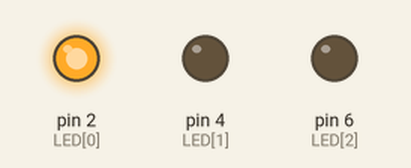
Simulated run of this sketch. Board: Arduino Uno, built with avr-gcc and run on an emulated ATmega328P. Parts: output pins drawn as LEDs (lit = HIGH).

Above: at 0.2 s.
At 1.15 s:
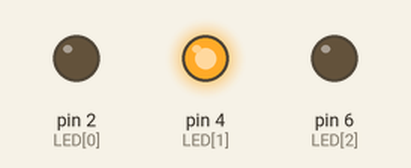
At 1.8 s:
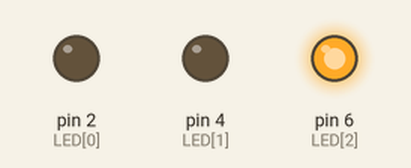
At 4.9 s:
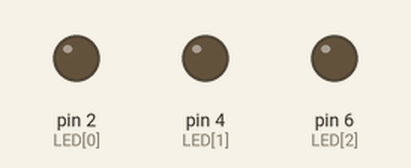
Timing chart, 0 to 6.0 s (numbered marks = the images above):
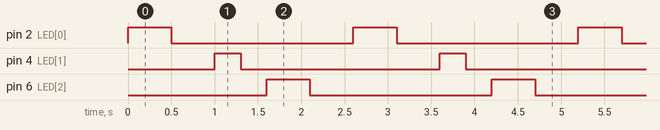

Measured:
- by itself, pin 2 (LED[0]), pin 6 (LED[2]): alternates HIGH for 0.50 s and LOW for 2.1 s
- by itself, pin 4 (LED[1]): alternates HIGH for 0.30 s and LOW for 2.3 s
- by itself, everything shown: repeats every 2.6 s, in 6 steps

The sketch:

____2-4_____________.ino
```cpp
#define LED_COUNT 3

int LED[LED_COUNT] = { 2, 4, 6 };
int DELAY[LED_COUNT] = { 500, 300, 500 };

void setup() {
  // put your setup code here, to run once:
  for (int i = 0; i < 3; i++) {
    pinMode(LED[i], OUTPUT);
  }
}

void loop() {
  // put your main code here, to run repeatedly:
  int i;
  for (i = 0; i < 3; i++) {
    digitalWrite(LED[i], HIGH);
    delay(DELAY[i]);
    digitalWrite(LED[i], LOW);
    delay(DELAY[i]);
  }
}
```
